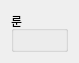
<?xml version="1.0" encoding="UTF-8"?>
<ui version="4.0">
 <class>SkillRuneWidget</class>
 <widget class="QWidget" name="SkillRuneWidget">
  <property name="geometry">
   <rect>
    <x>0</x>
    <y>0</y>
    <width>79</width>
    <height>60</height>
   </rect>
  </property>
  <property name="windowTitle">
   <string>Form</string>
  </property>
  <layout class="QHBoxLayout" name="hLayoutRune">
   <item>
    <widget class="QGroupBox" name="groupSkillRune">
     <property name="title">
      <string>룬</string>
     </property>
     <layout class="QHBoxLayout" name="hLayoutGroupSkillRune"/>
    </widget>
   </item>
  </layout>
 </widget>
 <resources/>
 <connections/>
</ui>
